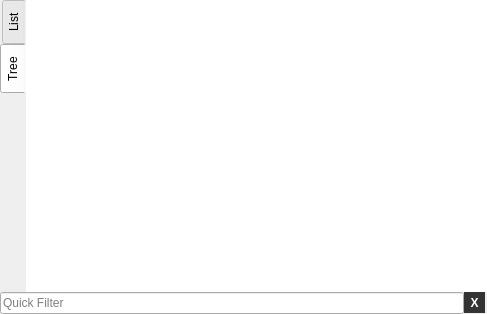
<?xml version="1.0" encoding="UTF-8"?>
<ui version="4.0">
 <class>FunctionsWidget</class>
 <widget class="QDockWidget" name="FunctionsWidget">
  <property name="geometry">
   <rect>
    <x>0</x>
    <y>0</y>
    <width>487</width>
    <height>314</height>
   </rect>
  </property>
  <property name="styleSheet">
   <string notr="true"/>
  </property>
  <property name="windowTitle">
   <string notr="true">Functions</string>
  </property>
  <widget class="QWidget" name="dockWidgetContents">
   <layout class="QVBoxLayout" name="verticalLayout">
    <property name="spacing">
     <number>0</number>
    </property>
    <property name="leftMargin">
     <number>0</number>
    </property>
    <property name="topMargin">
     <number>0</number>
    </property>
    <property name="rightMargin">
     <number>0</number>
    </property>
    <property name="bottomMargin">
     <number>0</number>
    </property>
    <item>
     <widget class="QTabWidget" name="tabWidget">
      <property name="styleSheet">
       <string notr="true">QTabWidget::pane { /* The tab widget frame */
border-top: 0px;
}</string>
      </property>
      <property name="tabPosition">
       <enum>QTabWidget::West</enum>
      </property>
      <property name="currentIndex">
       <number>1</number>
      </property>
      <widget class="QWidget" name="tab">
       <attribute name="title">
        <string>List</string>
       </attribute>
       <layout class="QVBoxLayout" name="verticalLayout_2">
        <property name="spacing">
         <number>0</number>
        </property>
        <property name="leftMargin">
         <number>0</number>
        </property>
        <property name="topMargin">
         <number>0</number>
        </property>
        <property name="rightMargin">
         <number>0</number>
        </property>
        <property name="bottomMargin">
         <number>0</number>
        </property>
        <item>
         <widget class="QTreeView" name="functionsTreeView">
          <property name="contextMenuPolicy">
           <enum>Qt::CustomContextMenu</enum>
          </property>
          <property name="styleSheet">
           <string notr="true">QTreeView::item
{
    padding-left:10px;
    padding-top: 1px;
    padding-bottom: 1px;
    border-left: 10px;
}

QTreeView::item:hover
{
    background: rgb(242, 246, 248);
    color: black;
}

QTreeView::item:selected
{
    background: gray;
    color: white;
}

QToolTip 
{
	background-color: #444;
	border: 3px solid #444;
	color: rgb(232, 232, 232);
	font: 11pt &quot;Monaco&quot;;
}</string>
          </property>
          <property name="frameShape">
           <enum>QFrame::NoFrame</enum>
          </property>
          <property name="lineWidth">
           <number>0</number>
          </property>
          <property name="sizeAdjustPolicy">
           <enum>QAbstractScrollArea::AdjustToContents</enum>
          </property>
          <property name="indentation">
           <number>0</number>
          </property>
          <property name="sortingEnabled">
           <bool>true</bool>
          </property>
         </widget>
        </item>
       </layout>
      </widget>
      <widget class="QWidget" name="tab_2">
       <attribute name="title">
        <string>Tree</string>
       </attribute>
       <layout class="QVBoxLayout" name="verticalLayout_3">
        <property name="spacing">
         <number>0</number>
        </property>
        <property name="leftMargin">
         <number>0</number>
        </property>
        <property name="topMargin">
         <number>0</number>
        </property>
        <property name="rightMargin">
         <number>0</number>
        </property>
        <property name="bottomMargin">
         <number>0</number>
        </property>
        <item>
         <widget class="QTreeView" name="nestedFunctionsTreeView">
          <property name="contextMenuPolicy">
           <enum>Qt::CustomContextMenu</enum>
          </property>
          <property name="frameShape">
           <enum>QFrame::NoFrame</enum>
          </property>
          <property name="sortingEnabled">
           <bool>true</bool>
          </property>
          <property name="expandsOnDoubleClick">
           <bool>false</bool>
          </property>
         </widget>
        </item>
       </layout>
      </widget>
     </widget>
    </item>
    <item>
     <layout class="QHBoxLayout" name="horizontalLayout">
      <property name="spacing">
       <number>0</number>
      </property>
      <property name="rightMargin">
       <number>2</number>
      </property>
      <item>
       <widget class="QLineEdit" name="filterLineEdit">
        <property name="placeholderText">
         <string>Quick Filter</string>
        </property>
        <property name="clearButtonEnabled">
         <bool>true</bool>
        </property>
       </widget>
      </item>
      <item>
       <widget class="QToolButton" name="closeFilterButton">
        <property name="font">
         <font>
          <weight>75</weight>
          <italic>false</italic>
          <bold>true</bold>
         </font>
        </property>
        <property name="styleSheet">
         <string notr="true">QToolButton { /* all types of tool button */
     border: 2px solid #333;
     border-left: 2px solid #333;
	 border-right: 2px solid #333;
     background-color: #333;
     color: rgb(255, 255, 255)
}

QToolButton:hover {
     border: 2px solid rgb(128, 128, 128);
     border-left: 2px solid rgb(128, 128, 128);
     border-right: 2px solid rgb(128, 128, 128);
     background-color: rgb(128, 128, 128);
     color: rgb(255, 255, 255)
 }

QToolButton:pressed {
     border: 2px solid #2180a9;
     border-left: 2px solid #2180a9;
	 border-right: 2px solid #2180a9;
     background-color: #2180a9;
}</string>
        </property>
        <property name="text">
         <string>X</string>
        </property>
       </widget>
      </item>
     </layout>
    </item>
   </layout>
  </widget>
  <action name="actionDisasAdd_comment">
   <property name="text">
    <string>Add comment</string>
   </property>
  </action>
  <action name="actionFunctionsRename">
   <property name="text">
    <string>Rename</string>
   </property>
  </action>
  <action name="actionFunctionsUndefine">
   <property name="text">
    <string>Undefine</string>
   </property>
  </action>
  <action name="action_References">
   <property name="text">
    <string>X-Refs</string>
   </property>
   <property name="toolTip">
    <string>Cross references</string>
   </property>
  </action>
  <action name="actionHorizontal">
   <property name="checkable">
    <bool>true</bool>
   </property>
   <property name="text">
    <string>Horizontal</string>
   </property>
  </action>
  <action name="actionVertical">
   <property name="checkable">
    <bool>true</bool>
   </property>
   <property name="text">
    <string>Vertical</string>
   </property>
  </action>
 </widget>
 <resources/>
 <connections/>
</ui>
